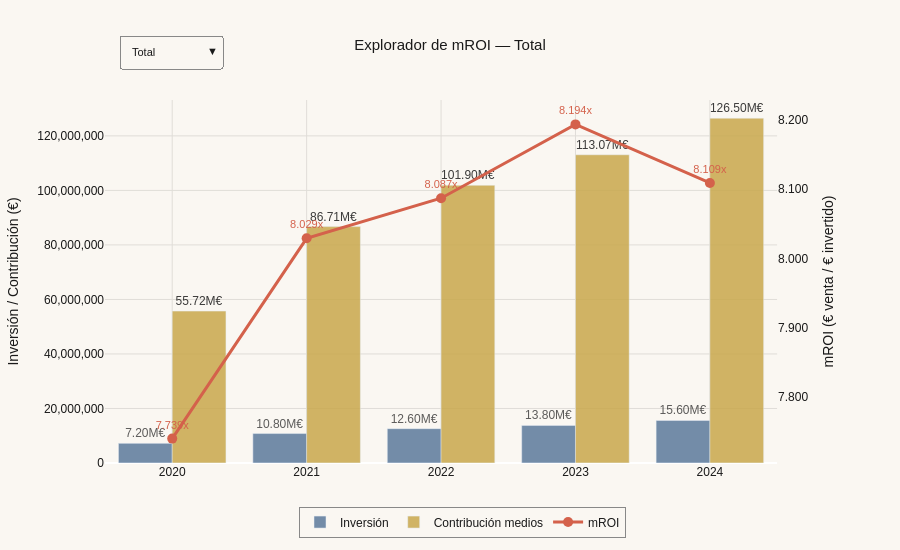

Notebook source saved alongside this figure:
### Markdown cell above
## Bloque 5b — Explorador Interactivo de mROI

Gráficas interactivas para explorar el rendimiento de los canales por año y simular presupuestos alternativos con optimización Simplex en tiempo real.

### Code cell
# ── 5b.1 Explorador de mROI histórico (Plotly interactivo) ───────────────────
import plotly.graph_objects as go
from plotly.subplots import make_subplots

# Pre-computar datos anuales por canal
df_m = pd.read_parquet(os.path.join(DATA_DIR, 'df_model.parquet'))
df_m['semana_dt'] = pd.to_datetime(df_m['semana_dt'])
df_m = df_m.sort_values('semana_dt').reset_index(drop=True)
df_m['anio'] = df_m['semana_dt'].dt.year

df_inv_raw = pd.read_parquet(os.path.join(DATA_DIR, 'df_inversion_clean.parquet'))
df_inv_raw['anio'] = pd.to_datetime(df_inv_raw['semana_dt']).dt.year

ANIOS = sorted(df_m['anio'].unique())

anual = {}
for anio in ANIOS:
    mask_m = df_m['anio'] == anio
    mask_i = df_inv_raw['anio'] == anio
    for canal in CANALES:
        col  = ADSTOCK_MAP[canal]
        beta = BETAS[canal]
        inv  = float(df_inv_raw.loc[mask_i, canal].sum())
        adst = float(df_m.loc[mask_m, col].sum())
        contrib = beta * adst
        mroi = contrib / inv if inv > 0 else 0
        anual[(anio, canal)] = {'inv': inv, 'contrib': contrib, 'mroi': mroi}

# Opciones de dropdown: Total + cada canal activo + cada purgado
opciones = ['Total'] + CANALES_ACTIVOS + CANALES_PURGADOS

CREAM2='#FAF7F2'; BLACK2='#1A1A1A'

fig = make_subplots(specs=[[{"secondary_y": True}]])

# Pre-crear 3 traces por opción (inv bars, contrib bars, mroi line)
n_traces_per = 3
all_traces = []

for opt in opciones:
    if opt == 'Total':
        inv_vals    = [sum(anual[(a,c)]['inv']     for c in CANALES) for a in ANIOS]
        contrib_vals= [sum(anual[(a,c)]['contrib'] for c in CANALES) for a in ANIOS]
        mroi_vals   = [c/i if i>0 else 0 for c,i in zip(contrib_vals, inv_vals)]
    else:
        inv_vals    = [anual[(a,opt)]['inv']     for a in ANIOS]
        contrib_vals= [anual[(a,opt)]['contrib'] for a in ANIOS]
        mroi_vals   = [anual[(a,opt)]['mroi']    for a in ANIOS]

    visible = (opt == 'Total')
    x_labels = [str(a) for a in ANIOS]

    fig.add_trace(go.Bar(
        x=x_labels, y=inv_vals,
        name='Inversión', marker_color=BLUE, opacity=0.7,
        text=[f'{v/1e6:.2f}M€' for v in inv_vals], textposition='outside',
        visible=visible, showlegend=(opt=='Total'),
        hovertemplate='<b>Inversión %{x}</b>: %{y:,.0f}€<extra></extra>',
    ), secondary_y=False)

    fig.add_trace(go.Bar(
        x=x_labels, y=contrib_vals,
        name='Contribución medios', marker_color=GOLD, opacity=0.85,
        text=[f'{v/1e6:.2f}M€' for v in contrib_vals], textposition='outside',
        visible=visible, showlegend=(opt=='Total'),
        hovertemplate='<b>Contribución %{x}</b>: %{y:,.0f}€<extra></extra>',
    ), secondary_y=False)

    fig.add_trace(go.Scatter(
        x=x_labels, y=mroi_vals,
        name='mROI', mode='lines+markers+text',
        line=dict(color=CORAL, width=3), marker=dict(size=10, color=CORAL),
        text=[f'{v:.3f}x' for v in mroi_vals], textposition='top center',
        textfont=dict(size=11, color=CORAL),
        visible=visible, showlegend=(opt=='Total'),
        hovertemplate='<b>mROI %{x}</b>: %{y:.4f}x<extra></extra>',
    ), secondary_y=True)

# Dropdown buttons
buttons = []
for i, opt in enumerate(opciones):
    vis = [False] * (len(opciones) * n_traces_per)
    vis[i*n_traces_per]   = True   # inv
    vis[i*n_traces_per+1] = True   # contrib
    vis[i*n_traces_per+2] = True   # mroi

    estado = ''
    if opt != 'Total':
        if opt in CANALES_ACTIVOS:
            estado = f' (β={BETAS[opt]:.2f}, α={CANAL_PARAMS[opt]["alpha"]})'
        else:
            estado = ' (purgado por Lasso)'

    buttons.append(dict(
        label=opt,
        method='update',
        args=[{'visible': vis},
              {'title.text': f'Explorador de mROI — {opt}{estado}'}]
    ))

fig.update_layout(
    paper_bgcolor=CREAM2, plot_bgcolor=CREAM2,
    font=dict(family='sans-serif', color=BLACK2),
    title=dict(text='Explorador de mROI — Total', x=0.5, font=dict(size=15)),
    updatemenus=[dict(
        type='dropdown',
        x=0.02, y=1.18, xanchor='left', yanchor='top',
        buttons=buttons,
        bgcolor=CREAM2, bordercolor='#888', borderwidth=1,
        font=dict(size=11),
        active=0,
    )],
    barmode='group',
    yaxis=dict(title='Inversión / Contribución (€)', tickformat=',.0f',
               gridcolor='#E0DDD8'),
    yaxis2=dict(title='mROI (€ venta / € invertido)', tickformat='.3f',
                gridcolor='#E0DDD8', overlaying='y', side='right',
                showgrid=False),
    xaxis=dict(gridcolor='#E0DDD8'),
    height=550, hovermode='x unified',
    legend=dict(bgcolor=CREAM2, bordercolor='#888', borderwidth=1,
                x=0.5, y=-0.12, xanchor='center', orientation='h'),
)
fig.show()

### Figure 1 — Plotly figure (JSON) as saved in the notebook; plotly's stock layout.template omitted (floating-point values rounded to 4 significant figures)
{"data": [{"hovertemplate": "<b>Inversión %{x}</b>: %{y:,.0f}€<extra></extra>", "marker": {"color": "#3A5F8A"}, "name": "Inversión", "opacity": 0.7, "showlegend": true, "text": ["7.20M€", "10.80M€", "12.60M€", "13.80M€", "15.60M€"], "textposition": "outside", "type": "bar", "visible": true, "x": ["2020", "2021", "2022", "2023", "2024"], "xaxis": "x", "y": [7200000.0, 10800000.0, 12600000.0, 13800000.0, 15600000.0], "yaxis": "y"}, {"hovertemplate": "<b>Contribución %{x}</b>: %{y:,.0f}€<extra></extra>", "marker": {"color": "#C9A84C"}, "name": "Contribución medios", "opacity": 0.85, "showlegend": true, "text": ["55.72M€", "86.71M€", "101.90M€", "113.07M€", "126.50M€"], "textposition": "outside", "type": "bar", "visible": true, "x": ["2020", "2021", "2022", "2023", "2024"], "xaxis": "x", "y": [55720000.0, 86710000.0, 101900000.0, 113100000.0, 126500000.0], "yaxis": "y"}, {"hovertemplate": "<b>mROI %{x}</b>: %{y:.4f}x<extra></extra>", "line": {"color": "#D4614B", "width": 3}, "marker": {"color": "#D4614B", "size": 10}, "mode": "lines+markers+text", "name": "mROI", "showlegend": true, "text": ["7.739x", "8.029x", "8.087x", "8.194x", "8.109x"], "textfont": {"color": "#D4614B", "size": 11}, "textposition": "top center", "type": "scatter", "visible": true, "x": ["2020", "2021", "2022", "2023", "2024"], "xaxis": "x", "y": [7.739, 8.029, 8.087, 8.194, 8.109], "yaxis": "y2"}, {"hovertemplate": "<b>Inversión %{x}</b>: %{y:,.0f}€<extra></extra>", "marker": {"color": "#3A5F8A"}, "name": "Inversión", "opacity": 0.7, "showlegend": false, "text": ["1.58M€", "2.39M€", "2.79M€", "3.13M€", "3.51M€"], "textposition": "outside", "type": "bar", "visible": false, "x": ["2020", "2021", "2022", "2023", "2024"], "xaxis": "x", "y": [1581000.0, 2391000.0, 2787000.0, 3127000.0, 3514000.0], "yaxis": "y"}, {"hovertemplate": "<b>Contribución %{x}</b>: %{y:,.0f}€<extra></extra>", "marker": {"color": "#C9A84C"}, "name": "Contribución medios", "opacity": 0.85, "showlegend": false, "text": ["8.32M€", "12.73M€", "14.93M€", "16.81M€", "18.85M€"], "textposition": "outside", "type": "bar", "visible": false, "x": ["2020", "2021", "2022", "2023", "2024"], "xaxis": "x", "y": [8320000.0, 12730000.0, 14930000.0, 16810000.0, 18850000.0], "yaxis": "y"}, {"hovertemplate": "<b>mROI %{x}</b>: %{y:.4f}x<extra></extra>", "line": {"color": "#D4614B", "width": 3}, "marker": {"color": "#D4614B", "size": 10}, "mode": "lines+markers+text", "name": "mROI", "showlegend": false, "text": ["5.262x", "5.324x", "5.358x", "5.377x", "5.364x"], "textfont": {"color": "#D4614B", "size": 11}, "textposition": "top center", "type": "scatter", "visible": false, "x": ["2020", "2021", "2022", "2023", "2024"], "xaxis": "x", "y": [5.262, 5.324, 5.358, 5.377, 5.364], "yaxis": "y2"}, {"hovertemplate": "<b>Inversión %{x}</b>: %{y:,.0f}€<extra></extra>", "marker": {"color": "#3A5F8A"}, "name": "Inversión", "opacity": 0.7, "showlegend": false, "text": ["1.29M€", "1.90M€", "2.21M€", "2.38M€", "2.71M€"], "textposition": "outside", "type": "bar", "visible": false, "x": ["2020", "2021", "2022", "2023", "2024"], "xaxis": "x", "y": [1286000.0, 1902000.0, 2206000.0, 2375000.0, 2709000.0], "yaxis": "y"}, {"hovertemplate": "<b>Contribución %{x}</b>: %{y:,.0f}€<extra></extra>", "marker": {"color": "#C9A84C"}, "name": "Contribución medios", "opacity": 0.85, "showlegend": false, "text": ["22.60M€", "35.68M€", "41.65M€", "45.98M€", "51.44M€"], "textposition": "outside", "type": "bar", "visible": false, "x": ["2020", "2021", "2022", "2023", "2024"], "xaxis": "x", "y": [22600000.0, 35680000.0, 41650000.0, 45980000.0, 51440000.0], "yaxis": "y"}, {"hovertemplate": "<b>mROI %{x}</b>: %{y:.4f}x<extra></extra>", "line": {"color": "#D4614B", "width": 3}, "marker": {"color": "#D4614B", "size": 10}, "mode": "lines+markers+text", "name": "mROI", "showlegend": false, "text": ["17.565x", "18.757x", "18.877x", "19.357x", "18.986x"], "textfont": {"color": "#D4614B", "size": 11}, "textposition": "top center", "type": "scatter", "visible": false, "x": ["2020", "2021", "2022", "2023", "2024"], "xaxis": "x", "y": [17.57, 18.76, 18.88, 19.36, 18.99], "yaxis": "y2"}, {"hovertemplate": "<b>Inversión %{x}</b>: %{y:,.0f}€<extra></extra>", "marker": {"color": "#3A5F8A"}, "name": "Inversión", "opacity": 0.7, "showlegend": false, "text": ["1.08M€", "1.61M€", "1.90M€", "2.07M€", "2.43M€"], "textposition": "outside", "type": "bar", "visible": false, "x": ["2020", "2021", "2022", "2023", "2024"], "xaxis": "x", "y": [1083000.0, 1605000.0, 1896000.0, 2072000.0, 2435000.0], "yaxis": "y"}, {"hovertemplate": "<b>Contribución %{x}</b>: %{y:,.0f}€<extra></extra>", "marker": {"color": "#C9A84C"}, "name": "Contribución medios", "opacity": 0.85, "showlegend": false, "text": ["8.75M€", "13.65M€", "16.21M€", "18.30M€", "20.94M€"], "textposition": "outside", "type": "bar", "visible": false, "x": ["2020", "2021", "2022", "2023", "2024"], "xaxis": "x", "y": [8748000.0, 13650000.0, 16210000.0, 18300000.0, 20940000.0], "yaxis": "y"}, {"hovertemplate": "<b>mROI %{x}</b>: %{y:.4f}x<extra></extra>", "line": {"color": "#D4614B", "width": 3}, "marker": {"color": "#D4614B", "size": 10}, "mode": "lines+markers+text", "name": "mROI", "showlegend": false, "text": ["8.078x", "8.501x", "8.551x", "8.830x", "8.598x"], "textfont": {"color": "#D4614B", "size": 11}, "textposition": "top center", "type": "scatter", "visible": false, "x": ["2020", "2021", "2022", "2023", "2024"], "xaxis": "x", "y": [8.078, 8.501, 8.551, 8.83, 8.598], "yaxis": "y2"}, {"hovertemplate": "<b>Inversión %{x}</b>: %{y:,.0f}€<extra></extra>", "marker": {"color": "#3A5F8A"}, "name": "Inversión", "opacity": 0.7, "showlegend": false, "text": ["0.58M€", "0.85M€", "1.04M€", "1.11M€", "1.23M€"], "textposition": "outside", "type": "bar", "visible": false, "x": ["2020", "2021", "2022", "2023", "2024"], "xaxis": "x", "y": [584600.0, 847000.0, 1041000.0, 1106000.0, 1226000.0], "yaxis": "y"}, {"hovertemplate": "<b>Contribución %{x}</b>: %{y:,.0f}€<extra></extra>", "marker": {"color": "#C9A84C"}, "name": "Contribución medios", "opacity": 0.85, "showlegend": false, "text": ["5.71M€", "8.32M€", "10.23M€", "10.93M€", "12.06M€"], "textposition": "outside", "type": "bar", "visible": false, "x": ["2020", "2021", "2022", "2023", "2024"], "xaxis": "x", "y": [5712000.0, 8315000.0, 10230000.0, 10930000.0, 12060000.0], "yaxis": "y"}, {"hovertemplate": "<b>mROI %{x}</b>: %{y:.4f}x<extra></extra>", "line": {"color": "#D4614B", "width": 3}, "marker": {"color": "#D4614B", "size": 10}, "mode": "lines+markers+text", "name": "mROI", "showlegend": false, "text": ["9.770x", "9.817x", "9.827x", "9.884x", "9.835x"], "textfont": {"color": "#D4614B", "size": 11}, "textposition": "top center", "type": "scatter", "visible": false, "x": ["2020", "2021", "2022", "2023", "2024"], "xaxis": "x", "y": [9.77, 9.817, 9.827, 9.884, 9.835], "yaxis": "y2"}, {"hovertemplate": "<b>Inversión %{x}</b>: %{y:,.0f}€<extra></extra>", "marker": {"color": "#3A5F8A"}, "name": "Inversión", "opacity": 0.7, "showlegend": false, "text": ["0.36M€", "0.54M€", "0.59M€", "0.69M€", "0.76M€"], "textposition": "outside", "type": "bar", "visible": false, "x": ["2020", "2021", "2022", "2023", "2024"], "xaxis": "x", "y": [357200.0, 542900.0, 588300.0, 689000.0, 763900.0], "yaxis": "y"}, {"hovertemplate": "<b>Contribución %{x}</b>: %{y:,.0f}€<extra></extra>", "marker": {"color": "#C9A84C"}, "name": "Contribución medios", "opacity": 0.85, "showlegend": false, "text": ["1.28M€", "1.97M€", "2.15M€", "2.52M€", "2.79M€"], "textposition": "outside", "type": "bar", "visible": false, "x": ["2020", "2021", "2022", "2023", "2024"], "xaxis": "x", "y": [1283000.0, 1972000.0, 2150000.0, 2523000.0, 2792000.0], "yaxis": "y"}, {"hovertemplate": "<b>mROI %{x}</b>: %{y:.4f}x<extra></extra>", "line": {"color": "#D4614B", "width": 3}, "marker": {"color": "#D4614B", "size": 10}, "mode": "lines+markers+text", "name": "mROI", "showlegend": false, "text": ["3.591x", "3.632x", "3.654x", "3.662x", "3.654x"], "textfont": {"color": "#D4614B", "size": 11}, "textposition": "top center", "type": "scatter", "visible": false, "x": ["2020", "2021", "2022", "2023", "2024"], "xaxis": "x", "y": [3.591, 3.632, 3.654, 3.662, 3.654], "yaxis": "y2"}, {"hovertemplate": "<b>Inversión %{x}</b>: %{y:,.0f}€<extra></extra>", "marker": {"color": "#3A5F8A"}, "name": "Inversión", "opacity": 0.7, "showlegend": false, "text": ["0.79M€", "1.18M€", "1.41M€", "1.53M€", "1.69M€"], "textposition": "outside", "type": "bar", "visible": false, "x": ["2020", "2021", "2022", "2023", "2024"], "xaxis": "x", "y": [791900.0, 1182000.0, 1411000.0, 1530000.0, 1690000.0], "yaxis": "y"}, {"hovertemplate": "<b>Contribución %{x}</b>: %{y:,.0f}€<extra></extra>", "marker": {"color": "#C9A84C"}, "name": "Contribución medios", "opacity": 0.85, "showlegend": false, "text": ["1.43M€", "2.24M€", "2.70M€", "2.97M€", "3.24M€"], "textposition": "outside", "type": "bar", "visible": false, "x": ["2020", "2021", "2022", "2023", "2024"], "xaxis": "x", "y": [1434000.0, 2244000.0, 2696000.0, 2971000.0, 3244000.0], "yaxis": "y"}, {"hovertemplate": "<b>mROI %{x}</b>: %{y:.4f}x<extra></extra>", "line": {"color": "#D4614B", "width": 3}, "marker": {"color": "#D4614B", "size": 10}, "mode": "lines+markers+text", "name": "mROI", "showlegend": false, "text": ["1.811x", "1.899x", "1.911x", "1.942x", "1.919x"], "textfont": {"color": "#D4614B", "size": 11}, "textposition": "top center", "type": "scatter", "visible": false, "x": ["2020", "2021", "2022", "2023", "2024"], "xaxis": "x", "y": [1.811, 1.899, 1.911, 1.942, 1.919], "yaxis": "y2"}, {"hovertemplate": "<b>Inversión %{x}</b>: %{y:,.0f}€<extra></extra>", "marker": {"color": "#3A5F8A"}, "name": "Inversión", "opacity": 0.7, "showlegend": false, "text": ["0.86M€", "1.33M€", "1.53M€", "1.65M€", "1.86M€"], "textposition": "outside", "type": "bar", "visible": false, "x": ["2020", "2021", "2022", "2023", "2024"], "xaxis": "x", "y": [861600.0, 1328000.0, 1526000.0, 1651000.0, 1861000.0], "yaxis": "y"}, {"hovertemplate": "<b>Contribución %{x}</b>: %{y:,.0f}€<extra></extra>", "marker": {"color": "#C9A84C"}, "name": "Contribución medios", "opacity": 0.85, "showlegend": false, "text": ["6.33M€", "10.08M€", "11.67M€", "12.96M€", "14.33M€"], "textposition": "outside", "type": "bar", "visible": false, "x": ["2020", "2021", "2022", "2023", "2024"], "xaxis": "x", "y": [6327000.0, 10080000.0, 11670000.0, 12960000.0, 14330000.0], "yaxis": "y"}, {"hovertemplate": "<b>mROI %{x}</b>: %{y:.4f}x<extra></extra>", "line": {"color": "#D4614B", "width": 3}, "marker": {"color": "#D4614B", "size": 10}, "mode": "lines+markers+text", "name": "mROI", "showlegend": false, "text": ["7.344x", "7.590x", "7.645x", "7.848x", "7.697x"], "textfont": {"color": "#D4614B", "size": 11}, "textposition": "top center", "type": "scatter", "visible": false, "x": ["2020", "2021", "2022", "2023", "2024"], "xaxis": "x", "y": [7.344, 7.59, 7.645, 7.848, 7.697], "yaxis": "y2"}, {"hovertemplate": "<b>Inversión %{x}</b>: %{y:,.0f}€<extra></extra>", "marker": {"color": "#3A5F8A"}, "name": "Inversión", "opacity": 0.7, "showlegend": false, "text": ["0.65M€", "1.00M€", "1.14M€", "1.25M€", "1.40M€"], "textposition": "outside", "type": "bar", "visible": false, "x": ["2020", "2021", "2022", "2023", "2024"], "xaxis": "x", "y": [654400.0, 1001000.0, 1144000.0, 1250000.0, 1400000.0], "yaxis": "y"}, {"hovertemplate": "<b>Contribución %{x}</b>: %{y:,.0f}€<extra></extra>", "marker": {"color": "#C9A84C"}, "name": "Contribución medios", "opacity": 0.85, "showlegend": false, "text": ["1.30M€", "2.04M€", "2.35M€", "2.61M€", "2.86M€"], "textposition": "outside", "type": "bar", "visible": false, "x": ["2020", "2021", "2022", "2023", "2024"], "xaxis": "x", "y": [1303000.0, 2041000.0, 2351000.0, 2606000.0, 2860000.0], "yaxis": "y"}, {"hovertemplate": "<b>mROI %{x}</b>: %{y:.4f}x<extra></extra>", "line": {"color": "#D4614B", "width": 3}, "marker": {"color": "#D4614B", "size": 10}, "mode": "lines+markers+text", "name": "mROI", "showlegend": false, "text": ["1.991x", "2.039x", "2.056x", "2.085x", "2.043x"], "textfont": {"color": "#D4614B", "size": 11}, "textposition": "top center", "type": "scatter", "visible": false, "x": ["2020", "2021", "2022", "2023", "2024"], "xaxis": "x", "y": [1.991, 2.039, 2.056, 2.085, 2.043], "yaxis": "y2"}], "layout": {"barmode": "group", "font": {"color": "#1A1A1A", "family": "sans-serif"}, "height": 550, "hovermode": "x unified", "legend": {"bgcolor": "#FAF7F2", "bordercolor": "#888", "borderwidth": 1, "orientation": "h", "x": 0.5, "xanchor": "center", "y": -0.12}, "paper_bgcolor": "#FAF7F2", "plot_bgcolor": "#FAF7F2", "title": {"font": {"size": 15}, "text": "Explorador de mROI — Total", "x": 0.5}, "updatemenus": [{"active": 0, "bgcolor": "#FAF7F2", "bordercolor": "#888", "borderwidth": 1, "buttons": [{"args": [{"visible": [true, true, true, false, false, false, false, false, false, false, false, false, false, false, false, false, false, false, false, false, false, false, false, false, false, false, false]}, {"title.text": "Explorador de mROI — Total"}], "label": "Total", "method": "update"}, {"args": [{"visible": [false, false, false, true, true, true, false, false, false, false, false, false, false, false, false, false, false, false, false, false, false, false, false, false, false, false, false]}, {"title.text": "Explorador de mROI — Paid Search (β=2.95, α=0.45)"}], "label": "Paid Search", "method": "update"}, {"args": [{"visible": [false, false, false, false, false, false, true, true, true, false, false, false, false, false, false, false, false, false, false, false, false, false, false, false, false, false, false]}, {"title.text": "Explorador de mROI — Social Paid (β=5.76, α=0.6)"}], "label": "Social Paid", "method": "update"}, {"args": [{"visible": [false, false, false, false, false, false, false, false, false, true, true, true, false, false, false, false, false, false, false, false, false, false, false, false, false, false, false]}, {"title.text": "Explorador de mROI — Video Online (β=3.05, α=0.7)"}], "label": "Video Online", "method": "update"}, {"args": [{"visible": [false, false, false, false, false, false, false, false, false, false, false, false, true, true, true, false, false, false, false, false, false, false, false, false, false, false, false]}, {"title.text": "Explorador de mROI — Display (β=7.39, α=0.4)"}], "label": "Display", "method": "update"}, {"args": [{"visible": [false, false, false, false, false, false, false, false, false, false, false, false, false, false, false, true, true, true, false, false, false, false, false, false, false, false, false]}, {"title.text": "Explorador de mROI — Email CRM (β=2.01, α=0.15)"}], "label": "Email CRM", "method": "update"}, {"args": [{"visible": [false, false, false, false, false, false, false, false, false, false, false, false, false, false, false, false, false, false, true, true, true, false, false, false, false, false, false]}, {"title.text": "Explorador de mROI — Radio Local (β=0.96, α=0.5)"}], "label": "Radio Local", "method": "update"}, {"args": [{"visible": [false, false, false, false, false, false, false, false, false, false, false, false, false, false, false, false, false, false, false, false, false, true, true, true, false, false, false]}, {"title.text": "Explorador de mROI — Exterior (β=3.11, α=0.6)"}], "label": "Exterior", "method": "update"}, {"args": [{"visible": [false, false, false, false, false, false, false, false, false, false, false, false, false, false, false, false, false, false, false, false, false, false, false, false, true, true, true]}, {"title.text": "Explorador de mROI — Prensa (β=1.55, α=0.25)"}], "label": "Prensa", "method": "update"}], "font": {"size": 11}, "type": "dropdown", "x": 0.02, "xanchor": "left", "y": 1.18, "yanchor": "top"}], "xaxis": {"anchor": "y", "domain": [0, 0.94], "gridcolor": "#E0DDD8"}, "yaxis": {"anchor": "x", "domain": [0, 1], "gridcolor": "#E0DDD8", "tickformat": ",.0f", "title": {"text": "Inversión / Contribución (€)"}}, "yaxis2": {"anchor": "x", "gridcolor": "#E0DDD8", "overlaying": "y", "showgrid": false, "side": "right", "tickformat": ".3f", "title": {"text": "mROI (€ venta / € invertido)"}}}}
